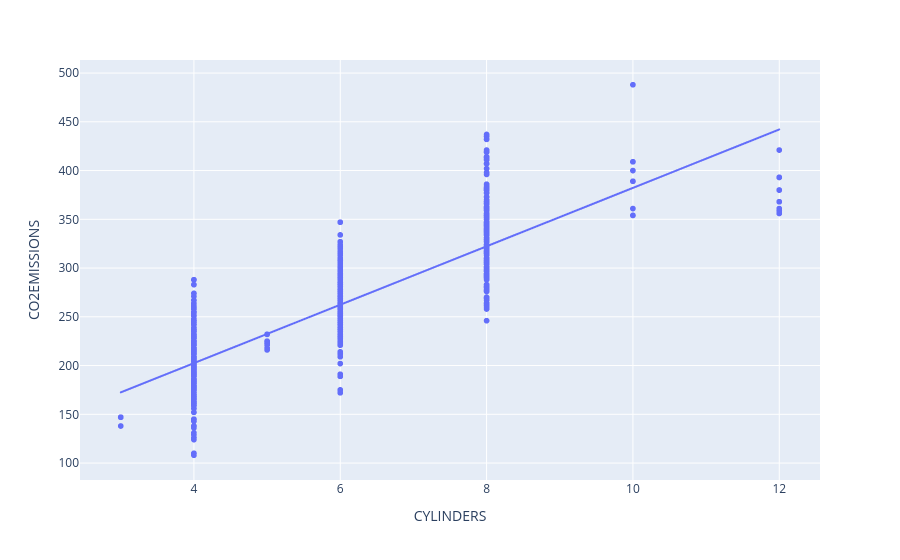

The cell this chart's notebook holds for it:
### Code cell
#use plotly.express
fig = px.scatter(cdf, x='CYLINDERS', y='CO2EMISSIONS', trendline='ols')
fig.show()

### Figure 1 — Plotly figure (JSON) as saved in the notebook; plotly's stock layout.template omitted (floating-point values rounded to 4 significant figures; data arrays with more than 128 entries replaced by an {"elided": "..."} marker saying what was removed)
{"data": [{"hovertemplate": "CYLINDERS=%{x}<br>CO2EMISSIONS=%{y}<extra></extra>", "legendgroup": "", "marker": {"color": "#636efa", "symbol": "circle"}, "mode": "markers", "name": "", "showlegend": false, "type": "scattergl", "x": {"elided": "1067 int values"}, "xaxis": "x", "y": {"elided": "1067 int values"}, "yaxis": "y"}, {"hovertemplate": "<b>OLS trendline</b><br>CO2EMISSIONS = 29.9572 * CYLINDERS + 82.6342<br>R<sup>2</sup>=0.721964<br><br>CYLINDERS=%{x}<br>CO2EMISSIONS=%{y} <b>(trend)</b><extra></extra>", "legendgroup": "", "marker": {"color": "#636efa", "symbol": "circle"}, "mode": "lines", "name": "", "showlegend": false, "type": "scattergl", "x": {"elided": "1067 int values"}, "xaxis": "x", "y": {"elided": "1067 float values"}, "yaxis": "y"}], "layout": {"legend": {"tracegroupgap": 0}, "margin": {"t": 60}, "xaxis": {"anchor": "y", "domain": [0, 1], "title": {"text": "CYLINDERS"}}, "yaxis": {"anchor": "x", "domain": [0, 1], "title": {"text": "CO2EMISSIONS"}}}}
